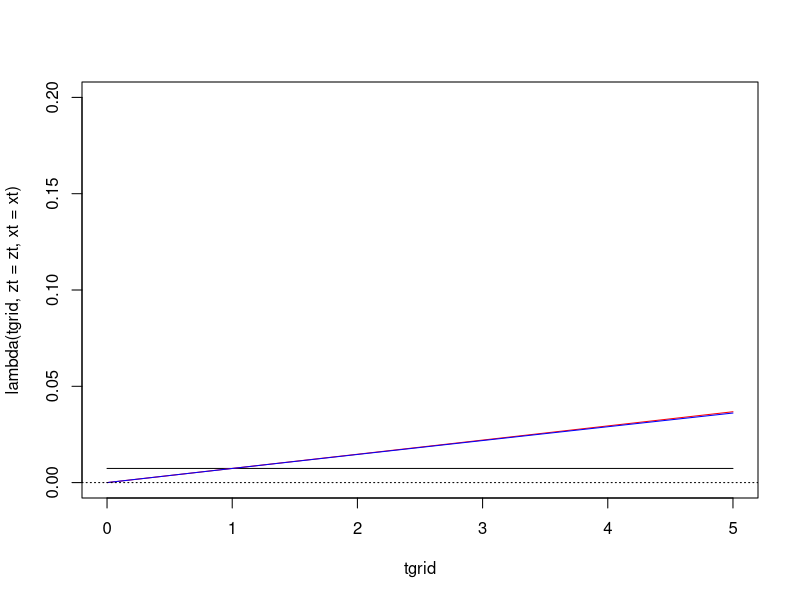
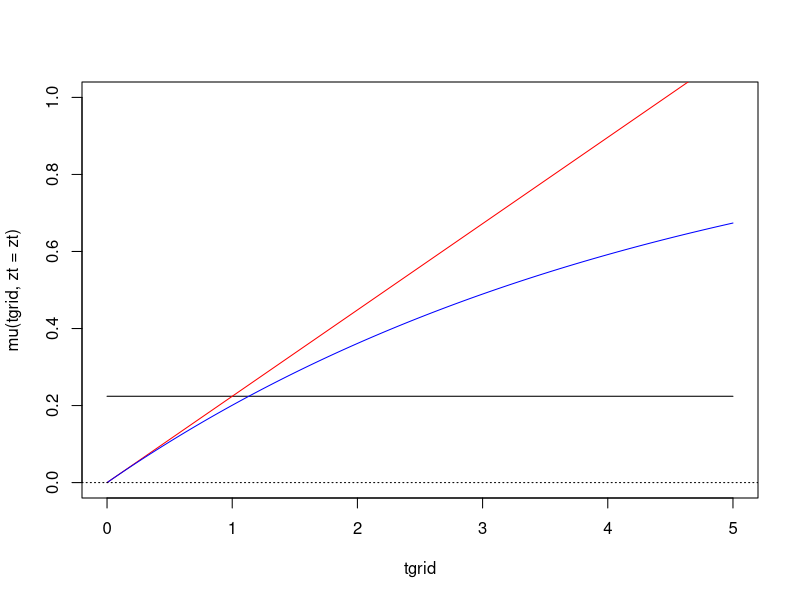
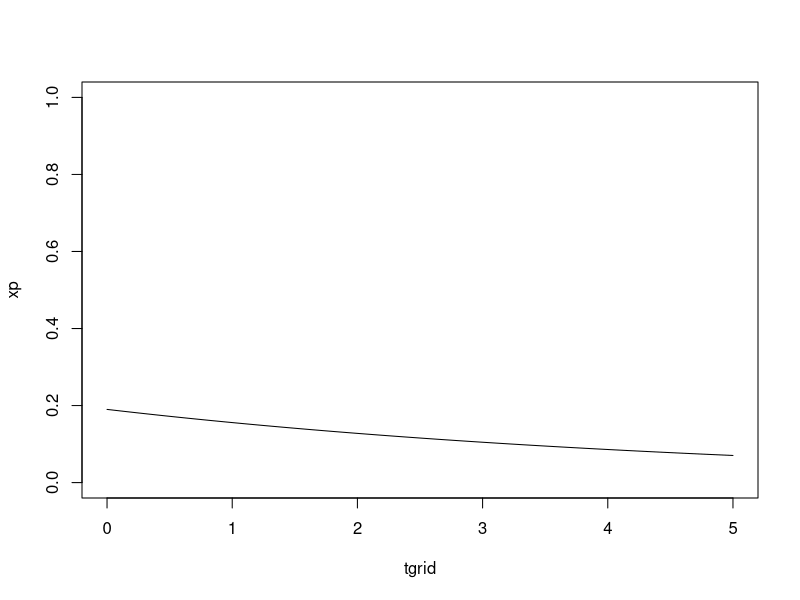
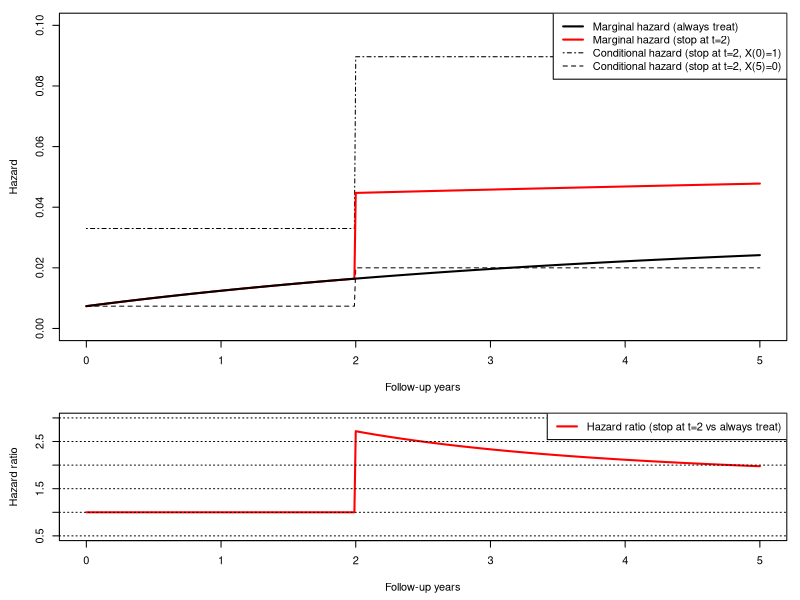
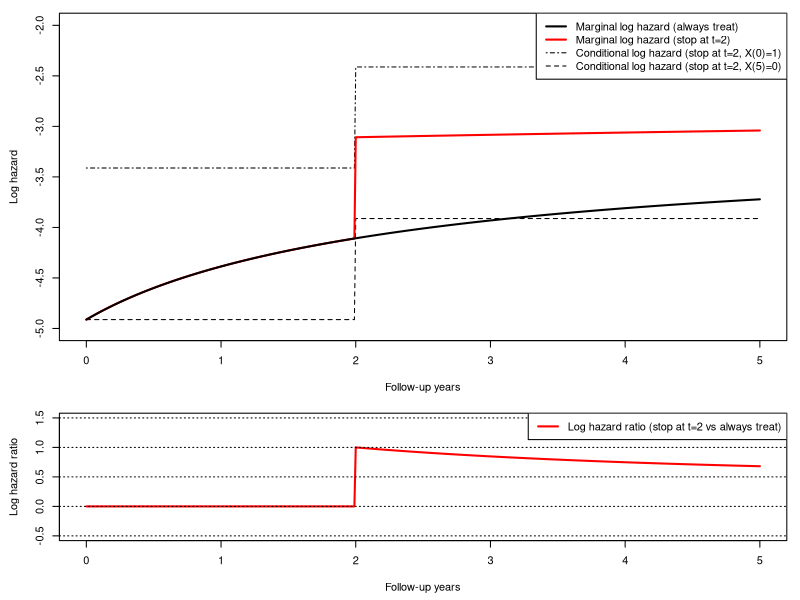

The R source for these figures, in order:

# Proportional hazard functions:

# eta=-1.5
eta=1.5

lambda <- function(x, zt=Inf, xt=Inf) {
    return(0.02 * exp(0.0 * x - 1.0 * I(x < zt) + 1.5 * I(x >= xt)))
}
mu <- function(x, zt=Inf) {
    return(0.05 * exp(eta * (x < zt)))
}

# Cumulative hazards:

clambda <- function(x, zt=Inf, xt=Inf) {
    int <- rep(0, length(x))
    for (k in 1:length(x)) {
        times <- sort(c(0, x[k], zt, xt))
        for (i in 2:(2 + I(zt < x[k]) + I(xt < x[k]))) {
            int[k] <- int[k] + integrate(lambda, lower=times[i-1], upper=times[i], zt=zt, xt=xt)$value
        }
    }
    return(int)
}

cmu <- function(x, zt=Inf) {
    int <- rep(0, length(x))
    for (k in 1:length(x)) {
        times <- sort(c(0, x[k], zt))
        for (i in 2:(2 + I(zt < x[k]))) {
            int[k] <- int[k] + integrate(mu, lower=times[i-1], upper=times[i], zt=zt)$value
        }
    }
    return(int)
}

# Plot the functions:

tgrid <- seq(0,5,by=0.01)
zt=Inf; xt=Inf

cl <- clambda(tgrid, zt=zt, xt=xt)
plot(tgrid, lambda(tgrid, zt=zt, xt=xt), type='l', ylim=c(0,0.2))
lines(tgrid, cl, col='red')
lines(tgrid, 1-exp(-cl), col='blue')
abline(h=0, lty='dotted')

cm <- cmu(tgrid, zt=zt)
plot(tgrid, mu(tgrid, zt=zt), type='l', ylim=c(0,1))
lines(tgrid, cm, col='red')
lines(tgrid, 1-exp(-cm), col='blue')
abline(h=0, lty='dotted')

xprob <- function(x, t, zt=Inf) {
    int <- rep(0, length(x))
    for (k in 1:length(x)) {
        int[k] <- exp(-clambda(t, zt=zt, xt=x[k])) * mu(x[k], zt=zt) * exp(-cmu(x[k], zt=zt))
    }    
    return(int)
}

xp <- xprob(tgrid, t=5, zt=zt)
plot(tgrid, xp, type='l', ylim=c(0,1))

xint <- function(x, zt=zt) {
    int <- 0
    times <- sort(c(0, x, zt))
    for (i in 2:(2 + I(zt < x))) {
        int <- int + integrate(xprob, lower=times[i-1], upper=times[i], t=x, zt=zt)$value
    }
    return(int)
}

eps <- 0.001
getlm <- function(tgrid, zt) {
    lm <- rep(NA, length(tgrid))
    for (i in 1:length(lm)) {
        c0 <- exp(-clambda(tgrid[i], zt=zt, xt=(tgrid[i] + eps))) * exp(-cmu(tgrid[i], zt=zt))
        c1 <- xint(tgrid[i], zt=zt)
        lm[i] <- (lambda(tgrid[i], zt=zt, xt=(tgrid[i] + eps)) * c0 + lambda(tgrid[i], zt=zt, xt=(tgrid[i] - eps)) * c1)/(c0+c1)
        if (i %% 10 == 0)
            print(i)
    }
    return(lm)
}
lm0 <- getlm(tgrid, Inf)
lm1 <- getlm(tgrid, 2)
# lm2 <- getlm(tgrid, 1)

if (1) {
    outpath <- 'C:/Users/ollis/Dropbox/work/students/estella'
    pdf(file.path(outpath, paste('rates.pdf', sep='')), height=6, width=6, paper='special')
    op <- par(mar=c(4.5,4.5,1,1), oma=c(0,0,0,0))
    layout(matrix(c(1,1,2), 3, 1, byrow = TRUE))
    # layout.show(n = 2)

    plot(tgrid, lambda(tgrid, zt=2, xt=Inf), type='l', ylim=c(0,0.1), lty='dashed', xlab='Follow-up years', ylab='Hazard')
    lines(tgrid, lambda(tgrid, zt=2, xt=0), lty='dotdash')
    # lines(tgrid, lm2, col='red', lwd=2, lty='dashed')
    lines(tgrid, lm1, col='red', lwd=2, lty='solid')
    lines(tgrid, lm0, col='black', lwd=2, lty='solid')
    legend('topright', legend=c('Marginal hazard (always treat)',
    'Marginal hazard (stop at t=2)','Conditional hazard (stop at t=2, X(0)=1)', 'Conditional hazard (stop at t=2, X(5)=0)'), 
    col=c('black','red','black','black'), lwd=c(2,2,1,1), lty=c('solid','solid','dotdash','dashed'), bg='white')

    plot(tgrid, lm1/lm0, type='l', ylim=c(0.5,3), ylab='Hazard ratio', col='red', xlab='Follow-up years', lwd=2, lty='solid')
    # lines(tgrid, lm1/lm0, col='red', lwd=2, lty='solid')
    abline(h=seq(0.5,3,by=0.5), lty='dotted')
    legend('topright', legend=c('Hazard ratio (stop at t=2 vs always treat)'), 
           col=c('red'), lwd=2, bg='white', lty=c('solid'))

    par(op)
    dev.off()

    op <- par(mar=c(4.5,4.5,1,1), oma=c(0,0,0,0))
    layout(matrix(c(1,1,2), 3, 1, byrow = TRUE))
    # layout.show(n = 2)

    pdf(file.path(outpath, paste('logrates.pdf', sep='')), height=6, width=6, paper='special')
    op <- par(mar=c(4.5,4.5,1,1), oma=c(0,0,0,0))
    layout(matrix(c(1,1,2), 3, 1, byrow = TRUE))
    # layout.show(n = 2)

    plot(tgrid, log(lambda(tgrid, zt=2, xt=Inf)), type='l', ylim=c(-5,-2), lty='dashed', xlab='Follow-up years', ylab='Log hazard')
    lines(tgrid, log(lambda(tgrid, zt=2, xt=0)), lty='dotdash')
    # lines(tgrid, log(lm2), col='red', lwd=2, lty='dashed')
    lines(tgrid, log(lm1), col='red', lwd=2, lty='solid')
    lines(tgrid, log(lm0), col='black', lwd=2, lty='solid')
    legend('topright', legend=c('Marginal log hazard (always treat)',
    'Marginal log hazard (stop at t=2)','Conditional log hazard (stop at t=2, X(0)=1)', 'Conditional log hazard (stop at t=2, X(5)=0)'), 
    col=c('black','red','black','black'), lwd=c(2,2,1,1), lty=c('solid','solid','dotdash','dashed'), bg='white')

    plot(tgrid, log(lm1/lm0), type='l', ylim=c(-0.5,1.5), ylab='Log hazard ratio', col='red', xlab='Follow-up years', lwd=2, lty='solid')
    # lines(tgrid, log(lm1/lm0), col='red', lwd=2, lty='solid')

    # lines(tgrid-1, log(lm1/lm0), col='blue', lwd=1)
    abline(h=seq(-0.5,1.5,by=0.5), lty='dotted')
    legend('topright', legend=c('Log hazard ratio (stop at t=2 vs always treat)'), 
           col=c('red'), lwd=2, bg='white', lty=c('solid'))

    par(op)
    dev.off()
}




